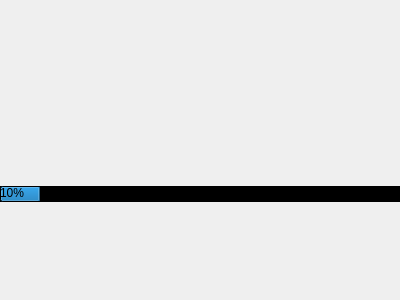
<?xml version="1.0" encoding="UTF-8"?>
<ui version="4.0">
 <class>Form</class>
 <widget class="QWidget" name="Form">
  <property name="geometry">
   <rect>
    <x>0</x>
    <y>0</y>
    <width>400</width>
    <height>300</height>
   </rect>
  </property>
  <property name="windowTitle">
   <string>Form</string>
  </property>
  <widget class="QProgressBar" name="progressBar">
   <property name="enabled">
    <bool>true</bool>
   </property>
   <property name="geometry">
    <rect>
     <x>0</x>
     <y>186</y>
     <width>401</width>
     <height>16</height>
    </rect>
   </property>
   <property name="styleSheet">
    <string notr="true">border:None;
background-color:black;</string>
   </property>
   <property name="value">
    <number>10</number>
   </property>
   <property name="textVisible">
    <bool>true</bool>
   </property>
  </widget>
 </widget>
 <resources/>
 <connections/>
</ui>
